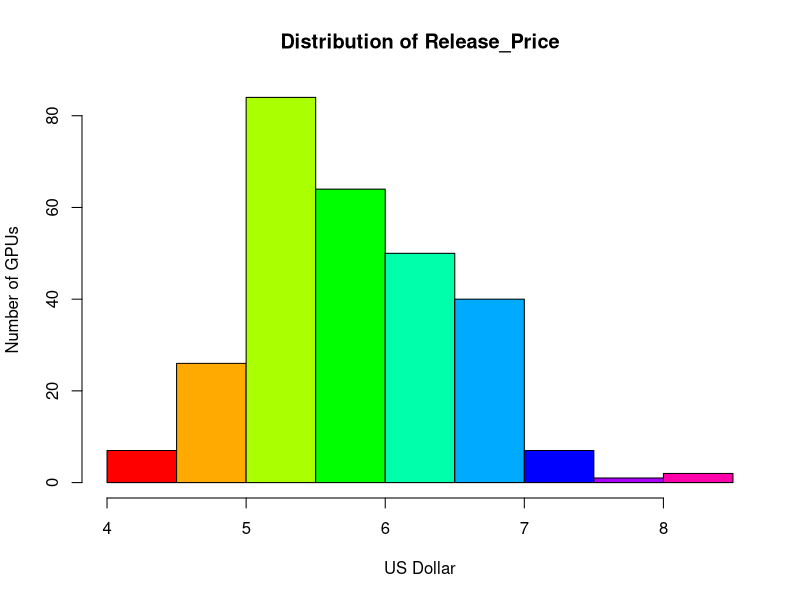
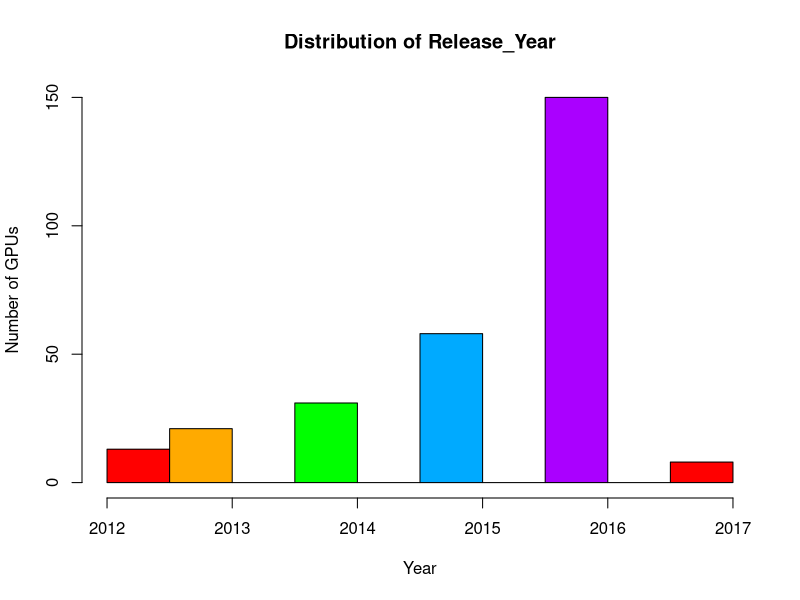
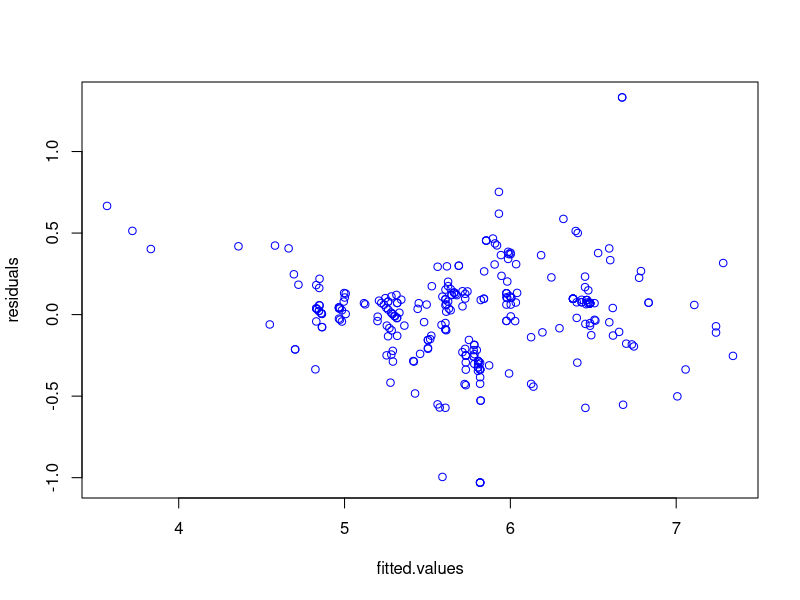

Recreate these plots in R, in order. (Note: this script raises an error after producing the figures.)
library(stats)
library(dplyr)
library(magrittr)
library(ggplot2)

raw_data = read.csv('data.csv')
View(raw_data)

data = raw_data %>% select('Manufacturer','Name','Architecture','Boost_Clock','Core_Speed','Max_Power','Memory','Memory_Bus', 'Memory_Speed', 'Release_Year', 'Release_Price','Shader','TMUs');
View(data)

df = data %>% filter(!( is.na(Manufacturer) | is.na(Name) | is.na(Architecture) | is.na(Boost_Clock) | is.na(Core_Speed) | is.na(Max_Power) |
                         is.na(Memory) | is.na(Memory_Bus) | is.na(Memory_Speed) | is.na(Release_Year) | is.na(Release_Price) | is.na(Shader) | is.na(TMUs)))
View(df)

df['log.Boost_Clock'] <- log(df['Boost_Clock'])
df['log.Core_Speed'] <- log(df['Core_Speed'])
df['log.Max_Power'] <- log(df['Max_Power'])
df['log.Memory'] <- log(df['Memory'])
df['log.Memory_Bus'] <- log(df['Memory_Bus'])
df['log.Memory_Speed'] <- log(df['Memory_Speed'])
df['log.Release_Year'] <- log(df['Release_Year'])
df['log.Release_Price'] <- log(df['Release_Price'])
df['log.Shader'] <- log(df['Shader'])
df['log.TMUs'] <- log(df['TMUs'])

table = data.frame(
  Name = c('mean', 'median', 'sd', 'min', 'max'),
  log.Boost_Clock = c(mean(df[,'log.Boost_Clock']), median(df[,'log.Boost_Clock']), sd(df[,'log.Boost_Clock']), min(df[,'log.Boost_Clock']), max(df[,'log.Boost_Clock'])),
  log.Core_Speed = c(mean(df[,'log.Core_Speed']), median(df[,'log.Core_Speed']), sd(df[,'log.Core_Speed']), min(df[,'log.Core_Speed']), max(df[,'log.Core_Speed'])),
  log.Max_Power = c(mean(df[,'log.Max_Power']), median(df[,'log.Max_Power']),        sd(df[,'log.Max_Power']), min(df[,'log.Max_Power']), max(df[,'log.Max_Power'])),
  log.Memory = c(mean(df[,'log.Memory']), median(df[,'log.Memory']),           sd(df[,'log.Memory']), min(df[,'log.Memory']), max(df[,'log.Memory'])),
  log.Memory_Bus = c(mean(df[,'log.Memory_Bus']), median(df[,'log.Memory_Bus']),           sd(df[,'log.Memory_Bus']), min(df[,'log.Memory_Bus']), max(df[,'log.Memory_Bus'])),
  log.Memory_Speed = c(mean(df[,'log.Memory_Speed']), median(df[,'log.Memory_Speed']),           sd(df[,'log.Memory_Speed']), min(df[,'log.Memory_Speed']), max(df[,'log.Memory_Speed'])),
  log.Release_Year = c(mean(df[,'log.Release_Year']), median(df[,'log.Release_Year']),           sd(df[,'log.Release_Year']), min(df[,'log.Release_Year']), max(df[,'log.Release_Year'])),
  log.Release_Price = c(mean(df[,'log.Release_Price']), median(df[,'log.Release_Price']),           sd(df[,'log.Release_Price']), min(df[,'log.Release_Price']), max(df[,'log.Release_Price'])),
  log.Shader = c(mean(df[,'log.Shader']), median(df[,'log.Shader']),           sd(df[,'log.Shader']), min(df[,'log.Shader']), max(df[,'log.Shader'])),
  log.TMUs = c(mean(df[,'log.TMUs']), median(df[,'log.TMUs']),           sd(df[,'log.TMUs']), min(df[,'log.TMUs']), max(df[,'log.TMUs']))
)


hist(df$log.Release_Price, main="Distribution of Release_Price", xlab = "US Dollar", ylab = "Number of GPUs", col = rainbow(9))
hist(df$Release_Year, main="Distribution of Release_Year", xlab = "Year", ylab = "Number of GPUs", col = rainbow(9))



lmPrice = lm(log.Release_Price ~ log.Boost_Clock + log.Core_Speed + log.Max_Power + log.Memory + log.Memory_Bus + log.Memory_Speed + log.Shader + log.TMUs, df)
summary(lmPrice)

lmPriceNoMem = lm(log.Release_Price ~ log.Boost_Clock + log.Core_Speed + log.Max_Power + log.Memory_Bus + log.Memory_Speed + log.Shader + log.TMUs, df)
summary(lmPriceNoMem)

lmPrice_Mem = lm(log.Release_Price ~ log.Memory, df[,c('log.Release_Price','log.Memory')])
anova(lmPrice_Mem)

plot(lmPrice$fitted.values, lmPrice$residuals, col = "blue", xlab = "fitted.values", ylab = "residuals")


Price.graph<-ggplot(lmPrice, aes(x=Release_Price, y=Max_Power))+geom_point()
Price.graph

Price.graph <- Price.graph + geom_smooth(method="lm", col="black")
Price.graph

ggplot(df) + geom_bar(aes(x = Release_Year), stat = "count", fill = rainbow(6)) + scale_x_continuous(breaks = pretty(df$Release_Year, n = 10)) + xlab("Year") + ylab("Number of GPUs")
